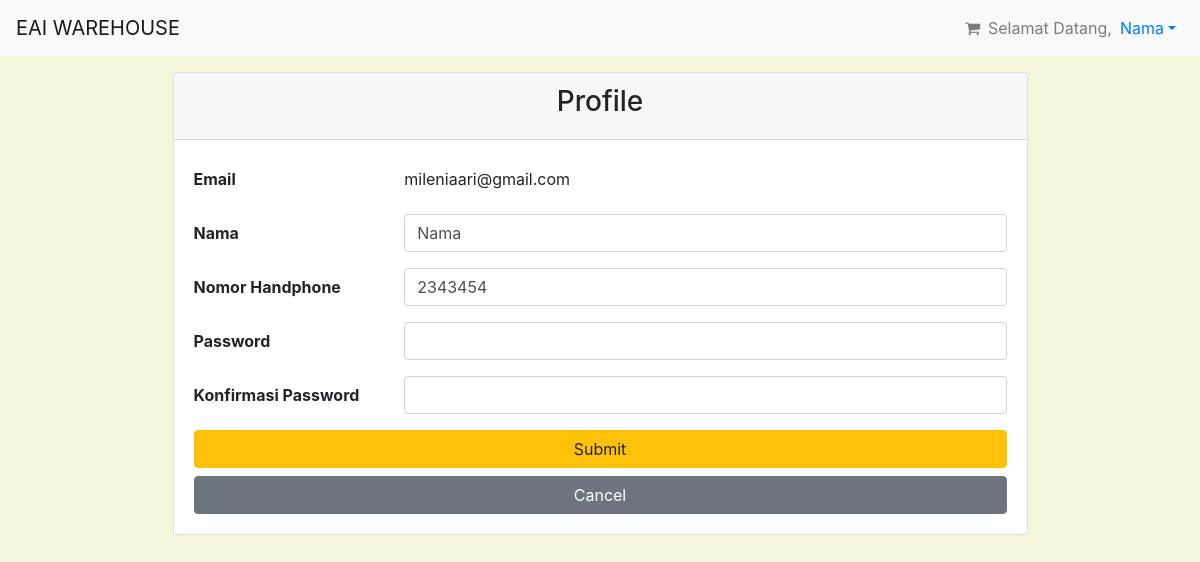
The page /profile.php (signed in) on the database its author committed.
### tables this page shows
CREATE TABLE `user` (
  `id` int(255) NOT NULL,
  `nama` varchar(255) DEFAULT NULL,
  `email` varchar(255) NOT NULL,
  `no_hp` bigint(200) DEFAULT NULL,
  `password` varchar(200) DEFAULT NULL
);

### profile.php (the view, shortened to what this page needs)
<?php
include("config.php");
$id = $_SESSION["user_id"];
$result = mysqli_query($config, "SELECT * FROM user WHERE id=$id");
$user = mysqli_fetch_assoc($result);
?>
<!DOCTYPE html>
<html lang="en">
<head>
    <link rel="stylesheet" href="https://cdn.jsdelivr.net/npm/bootstrap@4.5.3/dist/css/bootstrap.min.css">
    <link href="//maxcdn.bootstrapcdn.com/font-awesome/4.7.0/css/font-awesome.min.css" rel="stylesheet">
</head>
<body style="background-color: #F5F5DC">
    <?php if ($_COOKIE["warna_navbar"] == "dark") : ?>
        <nav class="navbar navbar-expand-sm navbar-dark bg-dark">
            <a class="navbar-brand mr-auto" href="index.php">EAI WAREHOUSE</a>
            <div class="collapse navbar-collapse">
                <ul class="navbar-nav mr-auto">
                </ul>
                <ul class="navbar-nav">
                    <li class="nav-item">
                        <a class="nav-link" href="cart.php"><i class="fa fa-shopping-cart" aria-hidden="true"></i></a>
                    </li>
                    <li class="nav-item">
                        <span class="navbar-text">Selamat Datang, </span>
                    </li>
                    <li class="nav-item dropdown">
                        <a class="nav-link dropdown-toggle text-primary" href="" id="navbarDropdown" role="button" data-toggle="dropdown" aria-haspopup="true" aria-expanded="false"><?= $_SESSION["nama"] ?></a>
                        <div class="dropdown-menu" aria-labelledby="navbarDropdown">
                            <a class="dropdown-item" href="profile.php">Profile</a>
                            <div class="dropdown-divider"></div>
                            <a class="dropdown-item" href="logout.php">Logout</a>
                        </div>
                    </li>
                </ul>
            </div>
        </nav>
    <?php else : ?>
        <nav class="navbar navbar-expand-sm navbar-light bg-light">
            <a class="navbar-brand mr-auto" href="index.php">EAI WAREHOUSE</a>
            <div class="collapse navbar-collapse">
                <ul class="navbar-nav">
                    <li class="nav-item">
                        <a class="nav-link" href="cart.php"><i class="fa fa-shopping-cart" aria-hidden="true"></i></a>
                    </li>
                    <li class="nav-item">
                        <span class="navbar-text">Selamat Datang, </span>
                    </li>
                    <li class="nav-item dropdown">
                        <a class="nav-link dropdown-toggle text-primary" href="" id="navbarDropdown" role="button" data-toggle="dropdown" aria-haspopup="true" aria-expanded="false"><?= $_SESSION["nama"] ?></a>
                    </li>
                </ul>
            </div>
        </nav>
    <?php endif; ?>
    <div class="container mt-3">
        <div class="row justify-content-center">
            <div class="card w-75">
                <div class="card-header text-center">
                    <h3>Profile</h3>
                </div>
                <div class="card-body">
                    <form method="POST">
                        <div class="form-group row">
                            <label for="email" class="col-sm-3 col-form-label"><b>Email</b></label>
                            <div class="col-sm-9">
                                <input type="text" readonly class="form-control-plaintext" id="email" value="<?= $user["email"] ?>">
                            </div>
                        </div>
                        <div class="form-group row">
                            <label for="nama" class="col-sm-3 col-form-label"><b>Nama</b></label>
                            <div class="col-sm-9">
                                <input type="text" class="form-control" id="nama" name="nama" value="<?= $user["nama"] ?>">
                            </div>
                        </div>
                        <div class="form-group row">
                            <label for="no_hp" class="col-sm-3 col-form-label"><b>Nomor Handphone</b></label>
                            <div class="col-sm-9">
                                <input type="number" class="form-control" id="no_hp" name="no_hp" value="<?= $user["no_hp"] ?>">
                            </div>
                        </div>
                        <div class="form-group row">
                            <label for="password" class="col-sm-3 col-form-label"><b>Password</b></label>
                            <div class="col-sm-9">
                                <input type="password" class="form-control" id="password" name="password">
                            </div>
                        </div>
                        <div class="form-group row">
                            <label for="password2" class="col-sm-3 col-form-label"><b>Konfirmasi Password</b></label>
                            <div class="col-sm-9">
                                <input type="password" class="form-control" id="password2" name="password2">
                            </div>
                        </div>
                        <button type="submit" name="submit" class="btn btn-warning btn-block">Submit</button>
                        <a class="btn btn-secondary btn-block" href="index.php" role="button">Cancel</a>
                    </form>
                </div>
            </div>
        </div>
</body>
</html>

### rows shown on the page
user: email "mileniaari@gmail.com", nama "Nama", no_hp "2343454"

### other values the page prints
$_SESSION["nama"] "Nama"
